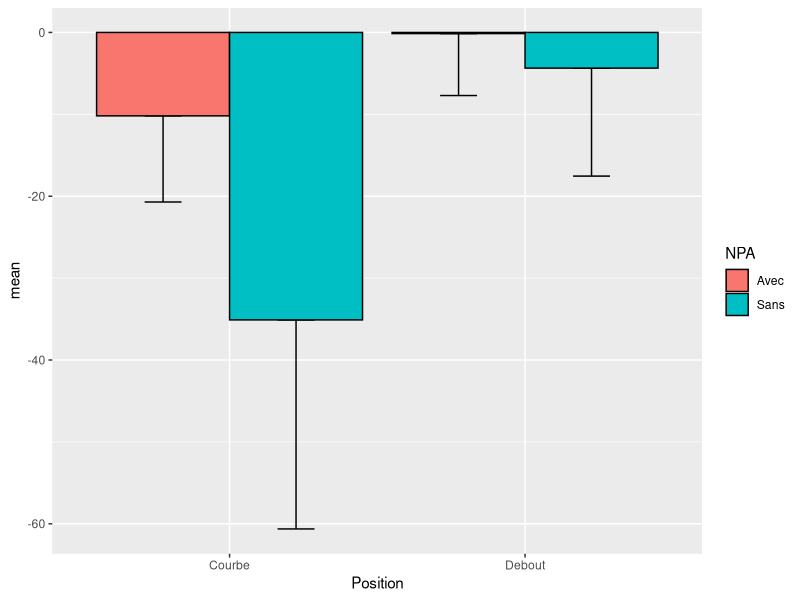
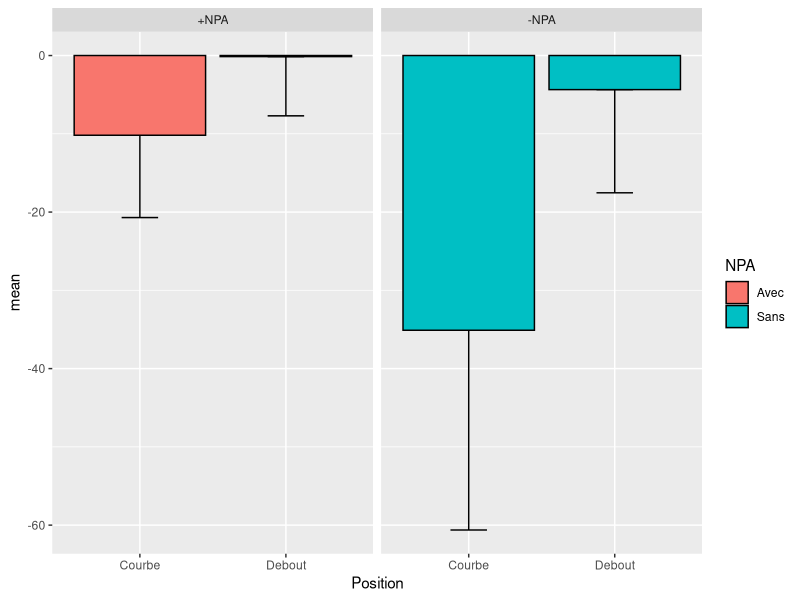
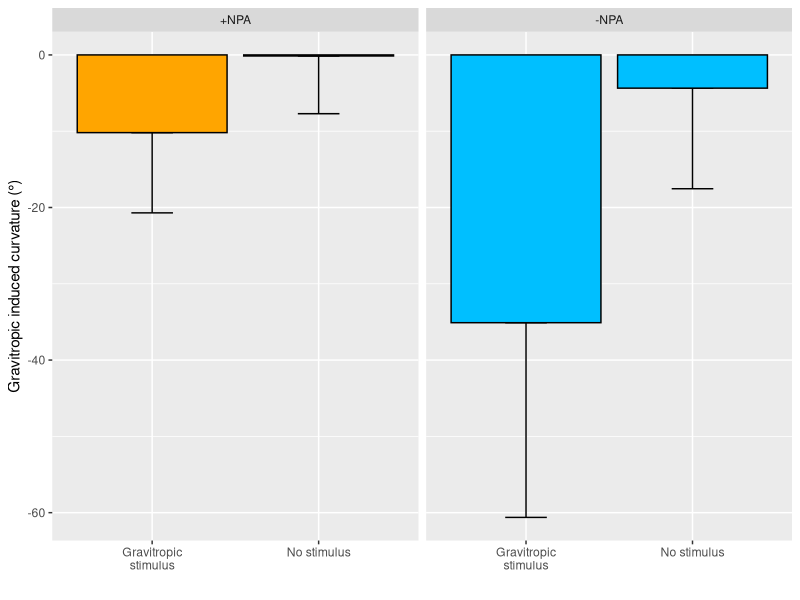

Here is the R script that generated these plots, in order:
## ---- chunk 1
knitr::opts_chunk$set(echo = TRUE, warning = FALSE, message = FALSE)
## ---- chunk 2
library(data.table) # Loading data.table package
data <- fread(input = "student2/gravi.csv")
head(data)
## ---- chunk 3
# The data.frame version
# head(data[data$Position == "Courbe",])

# The data.table version
head(data[Position == "Courbe"])
## ---- chunk 4
data[Position == "Courbe", mean(angle)]
## ---- chunk 5
# data[Position == "Courbe", list(mean(angle), sd(angle))]
# The same with direct renaming of the new columns
data[Position == "Courbe",
     list(mean=mean(angle), sd=sd(angle))]
## ---- chunk 6
# Update the angle column with radian values 
head(data[, angle := angle * (pi/180)])
## ---- chunk 7
# reload the original file since previous commands modified the table
data <- fread(input = "student2/gravi.csv")
head(data[, c("rad", "angle") := list(angle * (pi/180), NULL)])
# equivalent to
# data[, `:=` (rad = angle * (pi/180), angle = NULL)])
## ---- chunk 8
# reload the original file since previous commands modified the table
data <- fread(input = "student2/gravi.csv")
data[Position == "Courbe",
     list(mean=mean(angle), sd=sd(angle)),
     by=list(NPA, time)]
## ---- chunk 9
step1 <- data[, list(diff=angle[time == 1]-angle[time == 0]),
              by=list(Position, NPA, Plante)] 
head(step1)
## ---- chunk 10
step2 <- step1[, list(mean=mean(diff), sd=sd(diff)), by=list(Position, NPA)]
step2
## ---- chunk 11
my_summary <- data[, list(diff=angle[time == 1]-angle[time == 0]),
                   by=list(Position, NPA, Plante)][, list(mean=mean(diff), sd=sd(diff)),
                                                   by=list(Position, NPA)]
## ---- chunk 12
library(ggplot2)
# Main parameters of the plot: What are my x ? My y ? 
# On which parameter do I distinguish my data series ?

g  <- ggplot(data = my_summary, mapping = aes(x = Position, y = mean, fill = NPA))

# A 'basic' barplot + error bars 
# (the 'fill' argument is used to produced grouped bars on the NPA data)
g.basic <- g + 
  geom_errorbar(width=.25, aes(ymin=mean-sd, ymax=mean), position = position_dodge(0.9)) +
  geom_bar(stat = "identity", position = position_dodge(), color = "black")

g.basic
## ---- chunk 13
# With the same data, rather than grouped bars, NPA data is used 
# to separate the bar plot in 2 facets
g.basic <- g + 
  geom_errorbar(width=.25, aes(ymin=mean-sd, ymax=mean), position = position_dodge(0.9)) +
  geom_bar(stat = "identity", position = position_dodge(), color = "black") +
  facet_grid(. ~ NPA, labeller = labeller(NPA = c(Avec="+NPA",Sans="-NPA")))

g.basic
## ---- chunk 14
# An improved plot
g.improved <- g.basic +
  scale_fill_manual(values = c("orange","deepskyblue")) + # changing the colors
  scale_x_discrete(labels=c("Gravitropic\nstimulus",
                            "No stimulus")) + # changing the x tick labels
  ylab("Gravitropic induced curvature (°)") + # The x axis title
  xlab("") + # The x axis title
  guides(fill=FALSE) # Hide the legend

g.improved
